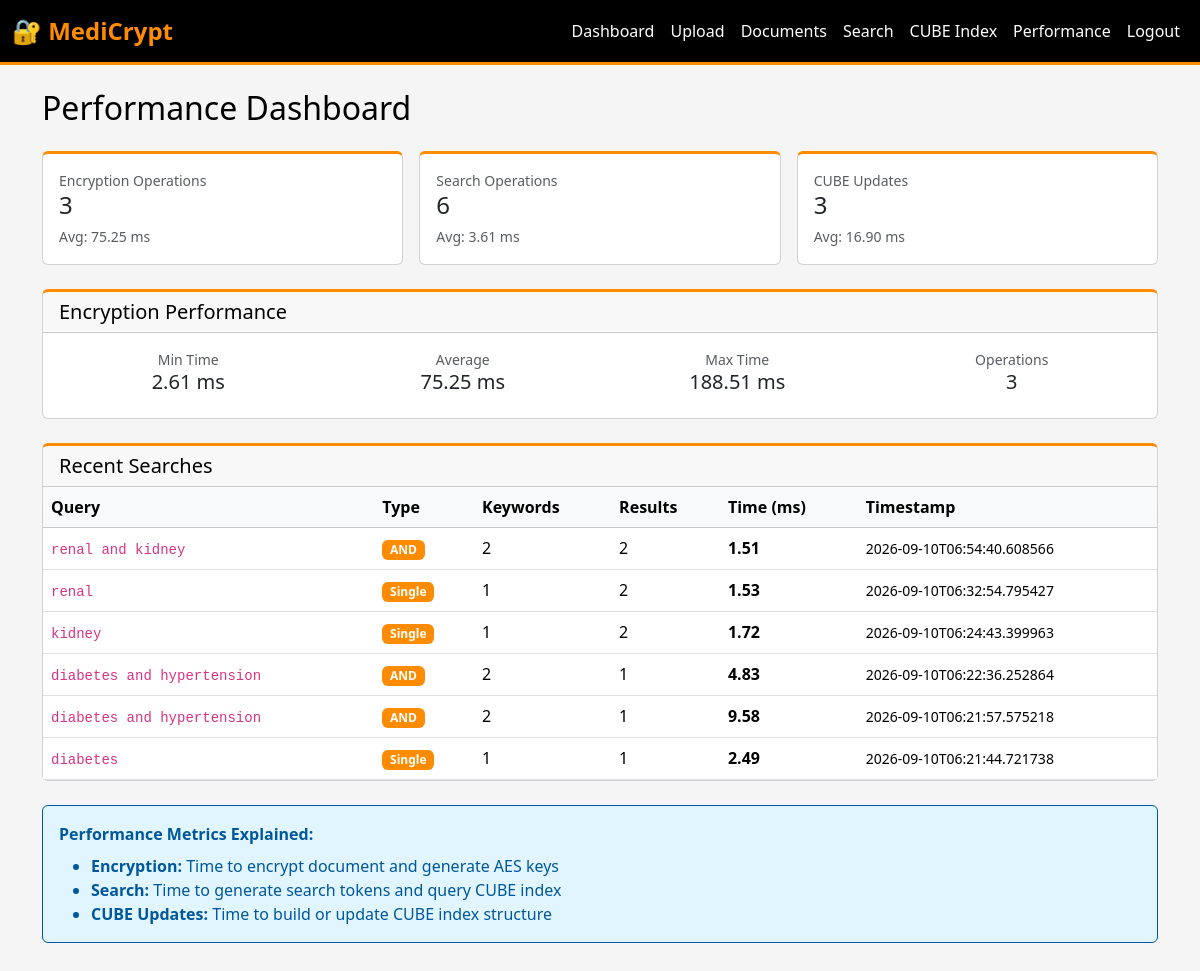
Page /performance (signed in) on the committed database.
### tables this page shows
CREATE TABLE search_log (
                id INTEGER PRIMARY KEY AUTOINCREMENT,
                user_id INTEGER,
                query TEXT NOT NULL,
                keyword_count INTEGER NOT NULL,
                result_count INTEGER NOT NULL,
                duration_ms REAL NOT NULL,
                search_type TEXT NOT NULL,
                timestamp TEXT NOT NULL,
                created_at TEXT NOT NULL,
                FOREIGN KEY(user_id) REFERENCES users(id)
            );

### app.py (the view)
    def wrapped_view(**kwargs):
        if "user_id" not in session:
            return redirect(url_for("login"))
        return view(**kwargs)

### app.py (called while the page is built)
def get_db():
    db = getattr(g, "db", None)
    if db is None:
        db = sqlite3.connect(app.config["DATABASE"])
        db.row_factory = sqlite3.Row
        g.db = db
    return db

def login_required(view):
    def wrapped_view(**kwargs):
        if "user_id" not in session:
            return redirect(url_for("login"))
        return view(**kwargs)
    wrapped_view.__name__ = view.__name__
    return wrapped_view

@app.route("/performance")
@login_required
def performance():
    global performance_tracker
    perf_summary = {}
    recent_searches = []
    if performance_tracker:
        perf_summary = performance_tracker.get_performance_summary()
        recent_searches = performance_tracker.get_search_stats(limit=20)
    return render_template(
        "performance.html",
        perf_summary=perf_summary,
        recent_searches=recent_searches
    )

### performance.py (called while the page is built)
    def get_search_stats(self, limit: int = 50) -> list:
        db = self.db_getter()
        cursor = db.cursor()
        cursor.execute('''
            SELECT query, keyword_count, result_count, duration_ms, search_type, timestamp
            FROM search_log
            ORDER BY created_at DESC
            LIMIT ?
        ''', (limit,))
        return [
            {
                'query': row[0],
                'keyword_count': row[1],
                'result_count': row[2],
                'duration_ms': row[3],
                'search_type': row[4],
                'timestamp': row[5]
            }
            for row in cursor.fetchall()
        ]

### templates/performance.html
{% extends "layout.html" %}
{% block content %}
<h2 class="mb-4">Performance Dashboard</h2>
<div class="row g-3 mb-4">
  <div class="col-md-4">
    <div class="card">
      <div class="card-body">
        <div class="text-muted small">Encryption Operations</div>
        <div class="h4 mb-1">{{ perf_summary.get('encryption', {}).get('count', 0) }}</div>
        <small class="text-muted">
          Avg: {{ "%.2f"|format(perf_summary.get('encryption', {}).get('avg_ms', 0)) }} ms
        </small>
      </div>
    </div>
  </div>
  <div class="col-md-4">
    <div class="card">
      <div class="card-body">
        <div class="text-muted small">Search Operations</div>
        <div class="h4 mb-1">{{ perf_summary.get('search', {}).get('count', 0) }}</div>
        <small class="text-muted">
          Avg: {{ "%.2f"|format(perf_summary.get('search', {}).get('avg_ms', 0)) }} ms
        </small>
      </div>
    </div>
  </div>
  <div class="col-md-4">
    <div class="card">
      <div class="card-body">
        <div class="text-muted small">CUBE Updates</div>
        <div class="h4 mb-1">{{ perf_summary.get('cube_update', {}).get('count', 0) }}</div>
        <small class="text-muted">
          Avg: {{ "%.2f"|format(perf_summary.get('cube_update', {}).get('avg_ms', 0)) }} ms
        </small>
      </div>
    </div>
  </div>
</div>
<div class="card mb-4">
  <div class="card-header">
    <h5 class="mb-0">Encryption Performance</h5>
  </div>
  <div class="card-body">
    <div class="row g-3">
      <div class="col-md-3">
        <div class="text-center">
          <div class="text-muted small">Min Time</div>
          <div class="h5">{{ "%.2f"|format(perf_summary.get('encryption', {}).get('min_ms', 0)) }} ms</div>
        </div>
      </div>
      <div class="col-md-3">
        <div class="text-center">
          <div class="text-muted small">Average</div>
          <div class="h5">{{ "%.2f"|format(perf_summary.get('encryption', {}).get('avg_ms', 0)) }} ms</div>
        </div>
      </div>
      <div class="col-md-3">
        <div class="text-center">
          <div class="text-muted small">Max Time</div>
          <div class="h5">{{ "%.2f"|format(perf_summary.get('encryption', {}).get('max_ms', 0)) }} ms</div>
        </div>
      </div>
      <div class="col-md-3">
        <div class="text-center">
          <div class="text-muted small">Operations</div>
          <div class="h5">{{ perf_summary.get('encryption', {}).get('count', 0) }}</div>
        </div>
      </div>
    </div>
  </div>
</div>
{% if recent_searches %}
<div class="card">
  <div class="card-header">
    <h5 class="mb-0">Recent Searches</h5>
  </div>
  <div class="table-responsive">
    <table class="table table-hover mb-0">
      <thead class="table-light">
        <tr>
          <th>Query</th>
          <th>Type</th>
          <th>Keywords</th>
          <th>Results</th>
          <th>Time (ms)</th>
          <th>Timestamp</th>
        </tr>
      </thead>
      <tbody>
        {% for search in recent_searches[:15] %}
          <tr>
            <td>
              <code class="small">{{ search.query }}</code>
            </td>
            <td>
              {% if search.search_type == 'conjunctive' %}
                <span class="badge bg-primary">AND</span>
              {% else %}
                <span class="badge bg-secondary">Single</span>
              {% endif %}
            </td>
            <td>{{ search.keyword_count }}</td>
            <td>{{ search.result_count }}</td>
            <td><strong>{{ "%.2f"|format(search.duration_ms) }}</strong></td>
            <td><small>{{ search.timestamp }}</small></td>
          </tr>
        {% endfor %}
      </tbody>
    </table>
  </div>
</div>
{% else %}
<div class="alert alert-info">No search history available yet.</div>
{% endif %}
<div class="alert alert-info mt-4">
  <strong>Performance Metrics Explained:</strong>
  <ul class="mb-0 mt-2">
    <li><strong>Encryption:</strong> Time to encrypt document and generate AES keys</li>
    <li><strong>Search:</strong> Time to generate search tokens and query CUBE index</li>
    <li><strong>CUBE Updates:</strong> Time to build or update CUBE index structure</li>
  </ul>
</div>
{% endblock %}

### templates/layout.html (style rules this page uses)
:root { --primary-color: #000000; --orange-color: #ff8c00; --dark-bg: #1a1a1a; --light-text: #ffffff; }
body { background-color: #f5f5f5; }
.card { border-top: 3px solid var(--orange-color); }
.badge { background-color: var(--orange-color) !important; }
.alert-info { background-color: #e1f5fe !important; border-color: #01579b !important; color: #01579b !important; }
h1, h2, h3, h4, h5, h6 { color: var(--primary-color); }

### rows in the picture
search_log: query "renal and kidney", search_type "AND", keyword_count "2", result_count "2", duration_ms "1.51", timestamp "2026-09-10T06:54:40.608566"
search_log: query "renal", search_type "Single", keyword_count "1", result_count "2", duration_ms "1.53", timestamp "2026-09-10T06:32:54.795427"
search_log: query "kidney", search_type "Single", keyword_count "1", result_count "2", duration_ms "1.72", timestamp "2026-09-10T06:24:43.399963"
search_log: query "diabetes and hypertension", search_type "AND", keyword_count "2", result_count "1", duration_ms "4.83", timestamp "2026-09-10T06:22:36.252864"
search_log: query "diabetes and hypertension", search_type "AND", keyword_count "2", result_count "1", duration_ms "9.58", timestamp "2026-09-10T06:21:57.575218"
search_log: query "diabetes", search_type "Single", keyword_count "1", result_count "1", duration_ms "2.49", timestamp "2026-09-10T06:21:44.721738"

### other values in the picture
{{ perf_summary.get('encryption', {}).get('count', 0) }} "3"
{{ "%.2f"|format(perf_summary.get('encryption', {}).get('avg_ms', 0)) }} "75.25"
{{ perf_summary.get('search', {}).get('count', 0) }} "6"
{{ "%.2f"|format(perf_summary.get('search', {}).get('avg_ms', 0)) }} "3.61"
{{ perf_summary.get('cube_update', {}).get('count', 0) }} "3"
{{ "%.2f"|format(perf_summary.get('cube_update', {}).get('avg_ms', 0)) }} "16.90"
{{ "%.2f"|format(perf_summary.get('encryption', {}).get('min_ms', 0)) }} "2.61"
{{ "%.2f"|format(perf_summary.get('encryption', {}).get('max_ms', 0)) }} "188.51"
